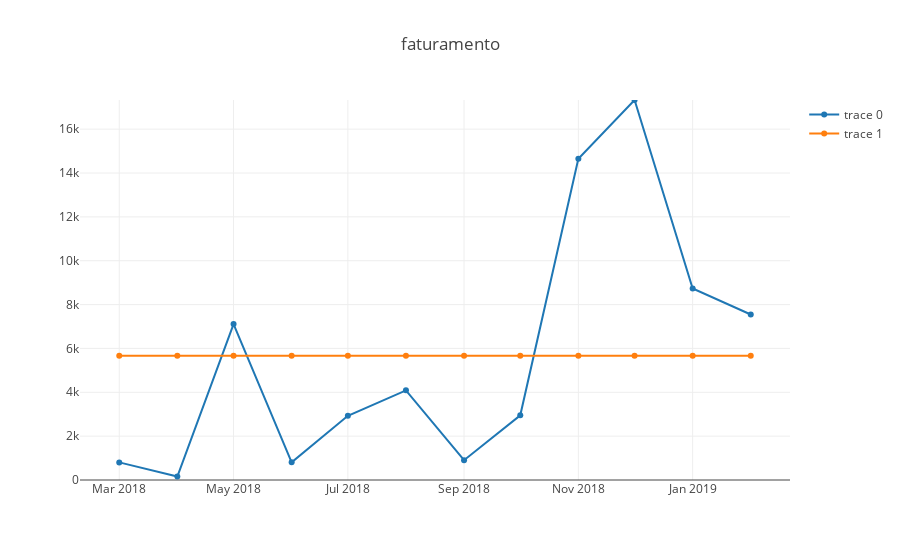

The notebook cell saved with this chart:
### Code cell
plot('06.133.056/0001-09')
